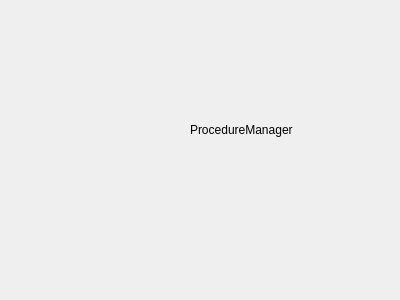
<?xml version="1.0" encoding="UTF-8"?>
<ui version="4.0">
 <class>ProcedureManager</class>
 <widget class="QWidget" name="ProcedureManager">
  <property name="geometry">
   <rect>
    <x>0</x>
    <y>0</y>
    <width>400</width>
    <height>300</height>
   </rect>
  </property>
  <property name="focusPolicy">
   <enum>Qt::FocusPolicy::StrongFocus</enum>
  </property>
  <property name="acceptDrops">
   <bool>true</bool>
  </property>
  <property name="windowTitle">
   <string>ProcedureManager</string>
  </property>
  <widget class="QLabel" name="label">
   <property name="geometry">
    <rect>
     <x>190</x>
     <y>100</y>
     <width>200</width>
     <height>60</height>
    </rect>
   </property>
   <property name="sizePolicy">
    <sizepolicy hsizetype="Fixed" vsizetype="Fixed">
     <horstretch>0</horstretch>
     <verstretch>0</verstretch>
    </sizepolicy>
   </property>
   <property name="text">
    <string>ProcedureManager</string>
   </property>
   <property name="alignment">
    <set>Qt::AlignmentFlag::AlignLeading|Qt::AlignmentFlag::AlignLeft|Qt::AlignmentFlag::AlignVCenter</set>
   </property>
  </widget>
 </widget>
 <resources/>
 <connections/>
</ui>
